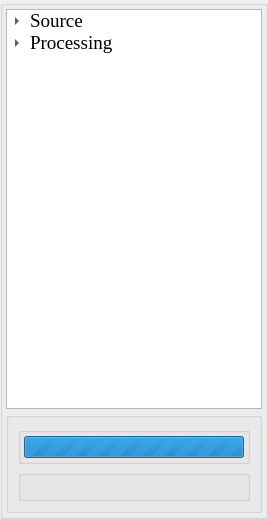
      <widget class="QGroupBox" name="Menu_groupBox">
       <property name="sizePolicy">
        <sizepolicy hsizetype="Expanding" vsizetype="Expanding">
         <horstretch>0</horstretch>
         <verstretch>0</verstretch>
        </sizepolicy>
       </property>
       <property name="title">
        <string/>
       </property>
       <property name="flat">
        <bool>true</bool>
       </property>
       <layout class="QVBoxLayout" name="verticalLayout_94">
        <property name="spacing">
         <number>3</number>
        </property>
        <property name="leftMargin">
         <number>3</number>
        </property>
        <property name="topMargin">
         <number>3</number>
        </property>
        <property name="rightMargin">
         <number>3</number>
        </property>
        <property name="bottomMargin">
         <number>3</number>
        </property>
        <item>
         <layout class="QVBoxLayout" name="verticalLayout_9">
          <property name="sizeConstraint">
           <enum>QLayout::SizeConstraint::SetNoConstraint</enum>
          </property>
          <item>
           <widget class="QTreeWidget" name="pipelineTree">
            <property name="sizePolicy">
             <sizepolicy hsizetype="Expanding" vsizetype="Minimum">
              <horstretch>0</horstretch>
              <verstretch>0</verstretch>
             </sizepolicy>
            </property>
            <property name="minimumSize">
             <size>
              <width>200</width>
              <height>400</height>
             </size>
            </property>
            <property name="maximumSize">
             <size>
              <width>16777215</width>
              <height>16777215</height>
             </size>
            </property>
            <property name="font">
             <font>
              <family>Times New Roman</family>
              <pointsize>14</pointsize>
             </font>
            </property>
            <property name="headerHidden">
             <bool>true</bool>
            </property>
            <property name="expandsOnDoubleClick">
             <bool>true</bool>
            </property>
            <attribute name="headerVisible">
             <bool>false</bool>
            </attribute>
            <column>
             <property name="text">
              <string>1</string>
             </property>
            </column>
            <item>
             <property name="text">
              <string>Source</string>
             </property>
             <item>
              <property name="text">
               <string>Modulation</string>
              </property>
             </item>
             <item>
              <property name="text">
               <string>SignalType</string>
              </property>
             </item>
            </item>
            <item>
             <property name="text">
              <string>Processing</string>
             </property>
             <item>
              <property name="text">
               <string>Predistorter</string>
              </property>
             </item>
             <item>
              <property name="text">
               <string>Power Amplifier</string>
              </property>
             </item>
            </item>
           </widget>
          </item>
          <item>
           <widget class="QGroupBox" name="Maintain_GroupBox">
            <property name="sizePolicy">
             <sizepolicy hsizetype="Expanding" vsizetype="Expanding">
              <horstretch>0</horstretch>
              <verstretch>0</verstretch>
             </sizepolicy>
            </property>
            <property name="title">
             <string/>
            </property>
            <property name="alignment">
             <set>Qt::AlignmentFlag::AlignBottom|Qt::AlignmentFlag::AlignLeading|Qt::AlignmentFlag::AlignLeft</set>
            </property>
            <property name="flat">
             <bool>true</bool>
            </property>
            <layout class="QVBoxLayout" name="verticalLayout_98">
             <item>
              <layout class="QVBoxLayout" name="verticalLayout_97">
               <item>
                <widget class="QGroupBox" name="groupBox_3">
                 <property name="sizePolicy">
                  <sizepolicy hsizetype="Preferred" vsizetype="Fixed">
                   <horstretch>0</horstretch>
                   <verstretch>0</verstretch>
                  </sizepolicy>
                 </property>
                 <property name="title">
                  <string/>
                 </property>
                 <property name="flat">
                  <bool>true</bool>
                 </property>
                 <layout class="QVBoxLayout" name="verticalLayout_96">
                  <property name="spacing">
                   <number>3</number>
                  </property>
                  <property name="leftMargin">
                   <number>3</number>
                  </property>
                  <property name="topMargin">
                   <number>3</number>
                  </property>
                  <property name="rightMargin">
                   <number>3</number>
                  </property>
                  <property name="bottomMargin">
                   <number>3</number>
                  </property>
                  <item>
                   <widget class="QProgressBar" name="progressBar">
                    <property name="maximum">
                     <number>0</number>
                    </property>
                    <property name="value">
                     <number>-1</number>
                    </property>
                    <property name="alignment">
                     <set>Qt::AlignmentFlag::AlignBottom|Qt::AlignmentFlag::AlignLeading|Qt::AlignmentFlag::AlignLeft</set>
                    </property>
                   </widget>
                  </item>
                 </layout>
                </widget>
               </item>
               <item>
                <widget class="QGroupBox" name="groupBox_9">
                 <property name="title">
                  <string/>
                 </property>
                 <property name="flat">
                  <bool>true</bool>
                 </property>
                </widget>
               </item>
              </layout>
             </item>
            </layout>
           </widget>
          </item>
         </layout>
        </item>
       </layout>
      </widget>
